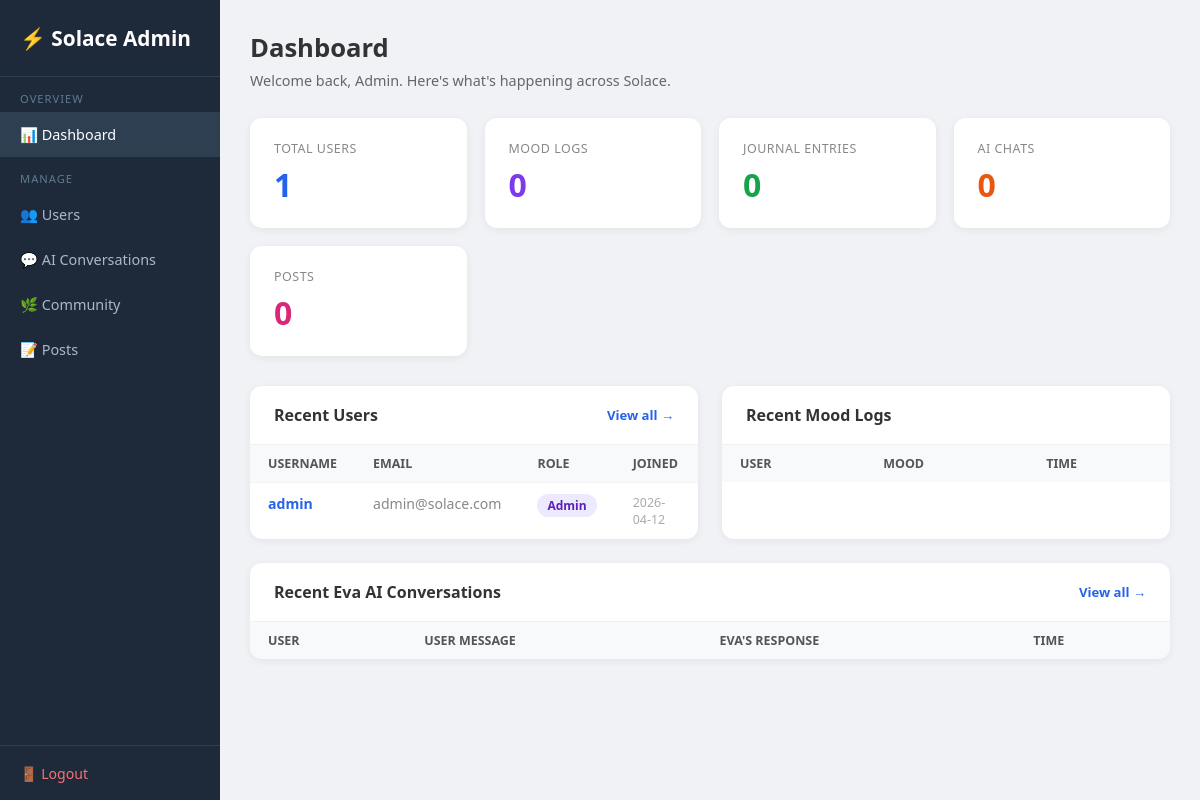
Page /admin (signed in) on the earlier database version.
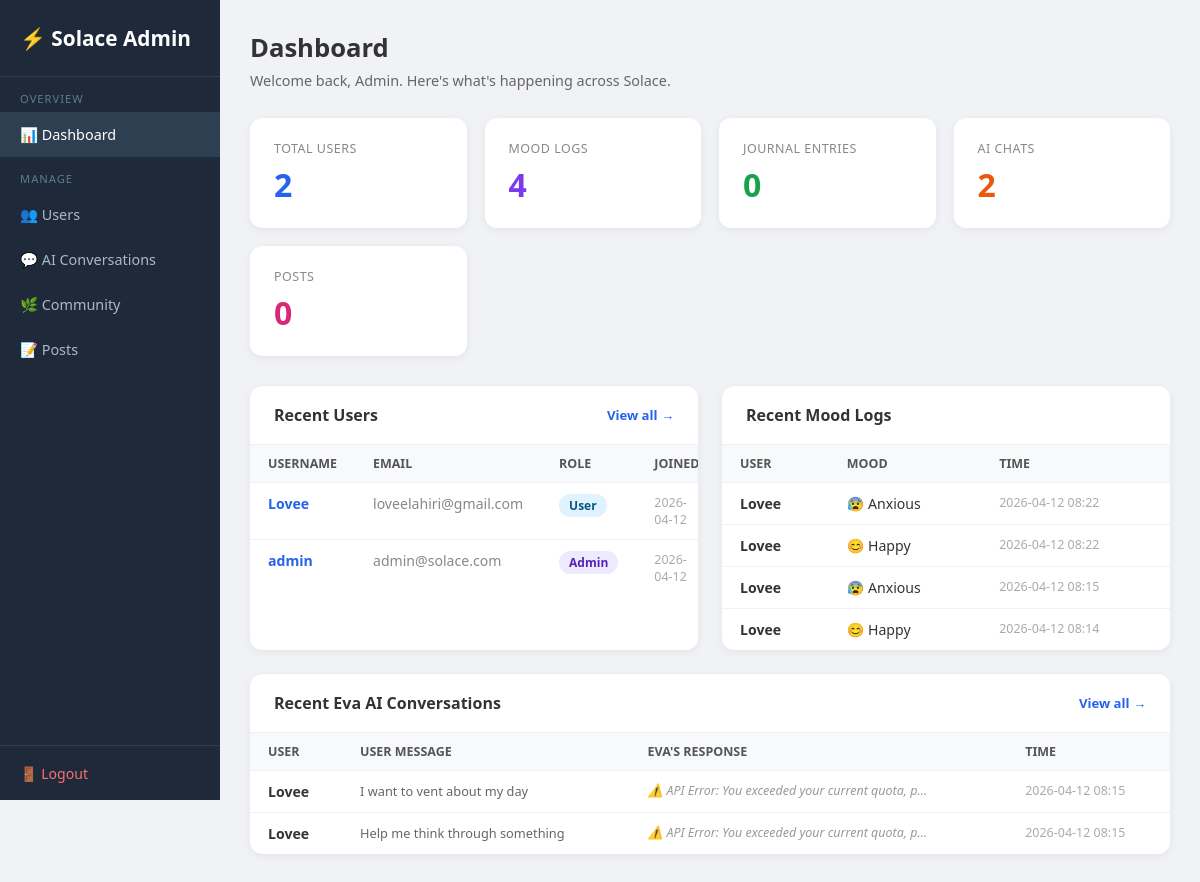
Same page on the later database version.
### tables this page shows
CREATE TABLE users (
                id         INTEGER PRIMARY KEY AUTOINCREMENT,
                username   TEXT UNIQUE NOT NULL,
                email      TEXT NOT NULL,
                password   TEXT NOT NULL,
                is_admin   INTEGER DEFAULT 0,
                created_at DATETIME DEFAULT CURRENT_TIMESTAMP
            );

CREATE TABLE mood_logs (
                id        INTEGER PRIMARY KEY AUTOINCREMENT,
                user_id   INTEGER NOT NULL REFERENCES users(id),
                mood      TEXT NOT NULL,
                timestamp DATETIME DEFAULT CURRENT_TIMESTAMP
            );

CREATE TABLE chat_history (
                id           INTEGER PRIMARY KEY AUTOINCREMENT,
                session_id   TEXT,
                user_id      INTEGER REFERENCES users(id),
                user_message TEXT,
                ai_response  TEXT,
                timestamp    DATETIME DEFAULT CURRENT_TIMESTAMP
            );

### app.py (the view)
@app.route("/admin")
@admin_required
def admin_dashboard() -> Any:
    with get_db() as conn:
        total_users   = conn.execute("SELECT COUNT(*) FROM users").fetchone()[0]
        total_moods   = conn.execute("SELECT COUNT(*) FROM mood_logs").fetchone()[0]
        total_journals= conn.execute("SELECT COUNT(*) FROM journals").fetchone()[0]
        total_chats   = conn.execute("SELECT COUNT(*) FROM chat_history").fetchone()[0]
        total_posts   = conn.execute("SELECT COUNT(*) FROM posts").fetchone()[0]
        recent_users = conn.execute(
            "SELECT id, username, email, is_admin, created_at FROM users ORDER BY created_at DESC LIMIT 5"
        ).fetchall()
        recent_moods = conn.execute("""
            SELECT u.username, ml.mood, ml.timestamp
            FROM mood_logs ml JOIN users u ON ml.user_id=u.id
            ORDER BY ml.timestamp DESC LIMIT 8
        """).fetchall()
        recent_chats = conn.execute("""
            SELECT u.username, ch.user_message, ch.ai_response, ch.timestamp
            FROM chat_history ch JOIN users u ON ch.user_id=u.id
            ORDER BY ch.timestamp DESC LIMIT 5
        """).fetchall()
    return render_template(
        "admin/dashboard.html",
        total_users=total_users, total_moods=total_moods,
        total_journals=total_journals, total_chats=total_chats,
        total_posts=total_posts,
        recent_users=recent_users, recent_moods=recent_moods,
        recent_chats=recent_chats,
    )

### app.py (called while the page is built)
def get_db() -> sqlite3.Connection:
    conn = sqlite3.connect("database.db")
    conn.row_factory = sqlite3.Row
    return conn

def admin_required(f: Any) -> Any:
    @wraps(f)
    def dec(*args: Any, **kwargs: Any) -> Any:
        if "user_id" not in session or not session.get("is_admin"):
            flash("Admin access required.")
            return redirect(url_for("login_page"))
        return f(*args, **kwargs)
    return dec

### templates/admin/dashboard.html (shortened to what this page needs)
<!DOCTYPE html>
<html lang="en">
<head>
</head>
<body>
<div class="sidebar">
  <div class="logo">⚡ Solace Admin</div>
  <nav>
    <div class="sl">Overview</div>
    <a href="/admin" class="active">📊 Dashboard</a>
    <div class="sl">Manage</div>
    <a href="/admin/users">👥 Users</a>
    <a href="/admin/chats">💬 AI Conversations</a>
    <a href="/admin/community">🌿 Community</a>
    <a href="/admin/posts">📝 Posts</a>
  </nav>
  <div class="bot"><a href="/logout">🚪 Logout</a></div>
</div>
<div class="main">
  <div class="page-title">Dashboard</div>
  <div class="page-sub">Welcome back, Admin. Here's what's happening across Solace.</div>
  <div class="stats">
    <div class="stat-card blue"><div class="label">Total Users</div><div class="value">{{ total_users }}</div></div>
    <div class="stat-card purple"><div class="label">Mood Logs</div><div class="value">{{ total_moods }}</div></div>
    <div class="stat-card green"><div class="label">Journal Entries</div><div class="value">{{ total_journals }}</div></div>
    <div class="stat-card orange"><div class="label">AI Chats</div><div class="value">{{ total_chats }}</div></div>
    <div class="stat-card pink"><div class="label">Posts</div><div class="value">{{ total_posts }}</div></div>
  </div>
  <div class="grid2">
    <div class="card">
      <div class="card-header">Recent Users <a href="/admin/users">View all →</a></div>
      <table>
        <thead><tr><th>Username</th><th>Email</th><th>Role</th><th>Joined</th></tr></thead>
        <tbody>
          {% for u in recent_users %}
          <tr>
            <td><a href="/admin/users/{{ u.id }}" style="color:#2563eb;text-decoration:none;font-weight:600">{{ u.username }}</a></td>
            <td style="color:#888">{{ u.email }}</td>
            <td><span class="badge {{ 'admin' if u.is_admin else 'user' }}">{{ 'Admin' if u.is_admin else 'User' }}</span></td>
            <td style="color:#aaa;font-size:0.78rem">{{ (u.created_at or '')[:10] }}</td>
          </tr>
          {% endfor %}
        </tbody>
      </table>
    </div>
    <div class="card">
      <div class="card-header">Recent Mood Logs</div>
      <table>
        <thead><tr><th>User</th><th>Mood</th><th>Time</th></tr></thead>
        <tbody>
          {% for m in recent_moods %}
          <tr>
            <td style="font-weight:600">{{ m.username }}</td>
            <td>{% if m.mood=='happy'%}😊{%elif m.mood=='sad'%}😞{%elif m.mood=='angry'%}😡{%elif m.mood=='anxious'%}😰{%elif m.mood=='calm'%}😌{%elif m.mood=='stressed'%}😫{%elif m.mood=='tired'%}😴{%elif m.mood=='Fear'%}😨{%elif m.mood=='swings'%}🎢{%endif%} {{ m.mood.capitalize() }}</td>
            <td style="color:#aaa;font-size:0.78rem">{{ (m.timestamp or '')[:16] }}</td>
          </tr>
          {% endfor %}
        </tbody>
      </table>
    </div>
  </div>
  <div class="card">
    <div class="card-header">Recent Eva AI Conversations <a href="/admin/chats">View all →</a></div>
    <table>
      <thead><tr><th>User</th><th>User Message</th><th>Eva's Response</th><th>Time</th></tr></thead>
      <tbody>
        {% for c in recent_chats %}
        <tr>
          <td style="font-weight:600">{{ c.username }}</td>
          <td><div class="preview">{{ c.user_message }}</div></td>
          <td><div class="ai-prev">{{ c.ai_response }}</div></td>
          <td style="color:#aaa;font-size:0.78rem">{{ (c.timestamp or '')[:16] }}</td>
        </tr>
        {% endfor %}
      </tbody>
    </table>
  </div>
</div>
</body>
</html>

### templates/admin/dashboard.html (style rules this page uses)
* { box-sizing:border-box;margin:0;padding:0; }
body { font-family:'Segoe UI',sans-serif;background:#f0f2f5;color:#333; }
.sidebar { width:220px;position:fixed;top:0;left:0;height:100vh;background:#1e2a3a;color:#cdd9e5;display:flex;flex-direction:column; }
.sidebar .logo { padding:24px 20px;font-size:1.3rem;font-weight:700;color:#fff;border-bottom:1px solid #2e3f52; }
.sidebar nav a { display:block;padding:13px 20px;color:#aab8c8;text-decoration:none;font-size:0.9rem;transition:background 0.15s; }
.sidebar nav a:hover,.sidebar nav a.active { background:#2e3f52;color:#fff; }
.sidebar nav .sl { padding:14px 20px 6px;font-size:0.7rem;text-transform:uppercase;letter-spacing:1px;color:#5f7a90; }
.sidebar .bot { margin-top:auto;padding:16px 20px;border-top:1px solid #2e3f52; }
.sidebar .bot a { color:#f87171;text-decoration:none;font-size:0.88rem; }
.main { margin-left:220px;padding:30px; }
.page-title { font-size:1.6rem;font-weight:700;margin-bottom:6px; }
.page-sub { color:#666;font-size:0.9rem;margin-bottom:28px; }
.stats { display:grid;grid-template-columns:repeat(auto-fit,minmax(170px,1fr));gap:18px;margin-bottom:30px; }
.stat-card { background:#fff;border-radius:12px;padding:22px 24px;box-shadow:0 2px 8px rgba(0,0,0,.06); }
.stat-card .label { font-size:0.78rem;color:#888;text-transform:uppercase;letter-spacing:.5px; }
.stat-card .value { font-size:2rem;font-weight:700;margin-top:6px; }
.stat-card.blue .value { color:#2563eb; }
.stat-card.green .value { color:#16a34a; }
.stat-card.orange .value { color:#ea580c; }
.stat-card.purple .value { color:#7c3aed; }
.stat-card.pink .value { color:#db2777; }
.card { background:#fff;border-radius:12px;box-shadow:0 2px 8px rgba(0,0,0,.06);margin-bottom:24px;overflow:hidden; }
.card-header { padding:18px 24px;font-weight:600;font-size:1rem;border-bottom:1px solid #f0f0f0;display:flex;justify-content:space-between;align-items:center; }
.card-header a { font-size:0.82rem;color:#2563eb;text-decoration:none; }
table { width:100%;border-collapse:collapse;font-size:0.88rem; }
th { background:#f8f9fb;padding:10px 18px;text-align:left;font-weight:600;color:#555;font-size:0.78rem;text-transform:uppercase; }
td { padding:11px 18px;border-top:1px solid #f2f2f2;vertical-align:top; }
.badge { display:inline-block;padding:3px 10px;border-radius:20px;font-size:0.75rem;font-weight:600; }
.badge.admin { background:#ede9fe;color:#5b21b6; }
.badge.user { background:#e0f2fe;color:#075985; }
.grid2 { display:grid;grid-template-columns:1fr 1fr;gap:24px; }
.preview { max-width:280px;overflow:hidden;text-overflow:ellipsis;white-space:nowrap;color:#666;font-size:0.8rem; }
.ai-prev { max-width:280px;overflow:hidden;text-overflow:ellipsis;white-space:nowrap;color:#999;font-size:0.78rem;font-style:italic; }

Differences in the rows shown:
added users: username "Lovee", email "loveelahiri@gmail.com", is_admin "User", created_at "2026-04-12"
added mood_logs: username "Lovee", mood "Anxious", timestamp "2026-04-12 08:22"
added mood_logs: username "Lovee", mood "Happy", timestamp "2026-04-12 08:22"
added mood_logs: username "Lovee", mood "Anxious", timestamp "2026-04-12 08:15"
added mood_logs: username "Lovee", mood "Happy", timestamp "2026-04-12 08:14"
added chat_history: username "Lovee", user_message "I want to vent about my day", ai_response "⚠️ API Error: You exceeded your current quota, p…", timestamp "2026-04-12 08:15"
added chat_history: username "Lovee", user_message "Help me think through something", ai_response "⚠️ API Error: You exceeded your current quota, p…", timestamp "2026-04-12 08:15"
Other differences:
{{ total_users }}: "1" → "2"
{{ total_moods }}: "0" → "4"
{{ total_chats }}: "0" → "2"
